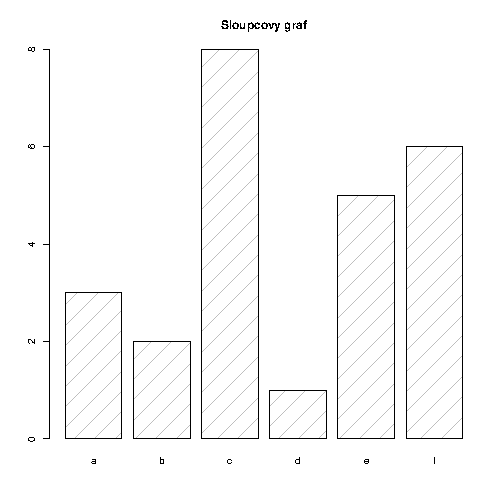

Here is the R script that generated this plot:
bitmap(file="out.png")

vektor1 <- c(3,2,8,1,5,6)

vektor2 <- c("a","b","c","d","e","f")

barplot(vektor1, names.arg = vektor2, main = "Sloupcovy graf", density = 5)
